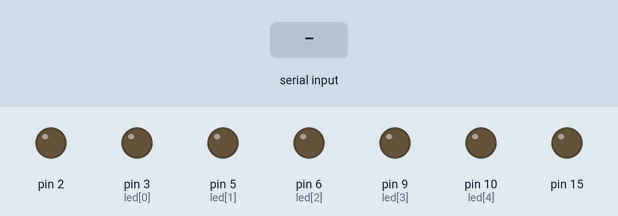
Bench run of a sketch on a simulated Arduino Uno, built with avr-gcc and run on an emulated ATmega328P. On the bench: output pins drawn as LEDs (lit = HIGH). The test bench sets the inputs (shaded band).

Above: at 1.2 s.
1.3 s: byte 30 received over Serial
At 1.7 s:
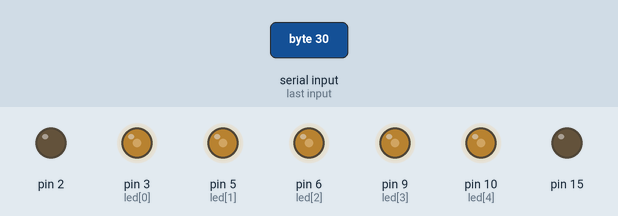
Timing chart, 0 to 4.3 s (numbered marks = the images above; inputs shaded):
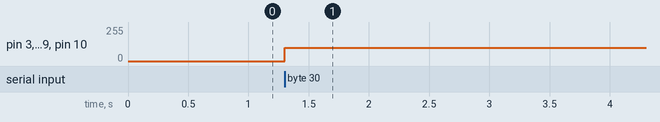

Measured:
- after the input at 1.3 s, pin 3 (led[0]), pin 5 (led[1]), pin 6 (led[2]), pin 9 (led[3]), pin 10 (led[4]): 0/255 → 100/255 at once

The sketch:

VuMeter.ino
```cpp
/*
  VuMeter
*/

int led[] = {3, 5, 6, 9, 10};

void setup()
{
  Serial.begin(9600);
  for (int i = 0; i < 5; ++i)
  {
    pinMode(led[i], OUTPUT);
  }

}

void loop()
{
  if (Serial.available())
  {
    for (int i = 0; i < 5; ++i)
    {
      analogWrite(led[i], 0);
    }
    int val = Serial.read();
    for (int i = 0; i < val; ++i)
    {
      analogWrite(led[i], 100);
    }
  }
}
```
